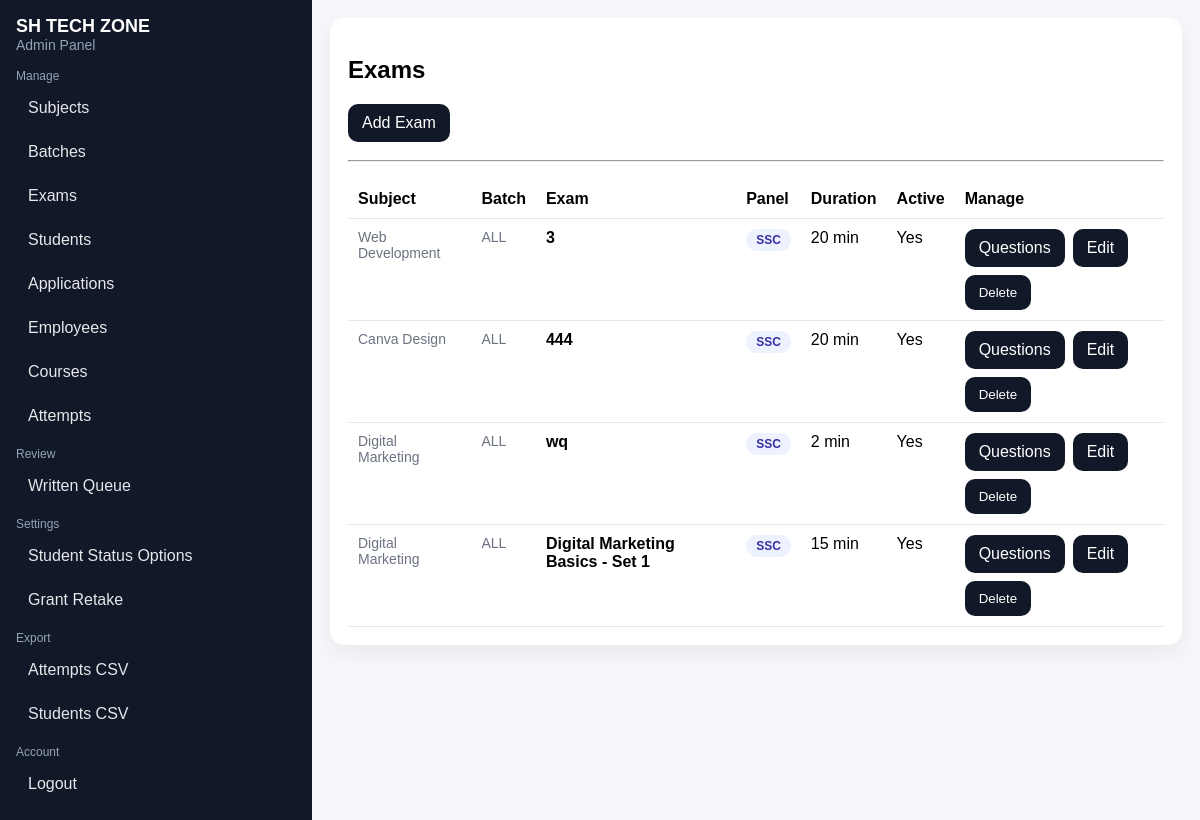
The app's page /admin/exams (signed in) with its own data.
### tables this page shows
CREATE TABLE exams (
        id INTEGER PRIMARY KEY AUTOINCREMENT,
        subject_id INTEGER,
        batch_id INTEGER,
        title TEXT NOT NULL,
        label TEXT NOT NULL DEFAULT 'SSC',
        duration_minutes INTEGER NOT NULL DEFAULT 20,
        is_active INTEGER NOT NULL DEFAULT 1,
        visibility TEXT NOT NULL DEFAULT 'approved', -- 'registered' or 'approved'
        created_at TEXT NOT NULL,
        FOREIGN KEY (subject_id) REFERENCES subjects(id),
        FOREIGN KEY (batch_id) REFERENCES batches(id)
    );

CREATE TABLE subjects (
        id INTEGER PRIMARY KEY AUTOINCREMENT,
        name TEXT UNIQUE NOT NULL,
        is_active INTEGER NOT NULL DEFAULT 1,
        image_path TEXT,
        description TEXT,
        created_at TEXT NOT NULL
    );

### app.py (the view)
@app.route("/admin/exams")
@staff_required
def admin_exams():
    conn = get_db()
    subjects = conn.execute("SELECT * FROM subjects ORDER BY id DESC").fetchall()
    batches = conn.execute(
        """SELECT b.*, s.name AS subject_name
           FROM batches b LEFT JOIN subjects s ON s.id=b.subject_id
           ORDER BY b.id DESC"""
    ).fetchall()
    exams = conn.execute(
        """SELECT e.*, s.name AS subject_name, b.name AS batch_name
           FROM exams e
           LEFT JOIN subjects s ON s.id=e.subject_id
           LEFT JOIN batches b ON b.id=e.batch_id
           ORDER BY e.id DESC"""
    ).fetchall()
    conn.close()
    return render_template("admin/exams.html", site_name=SITE_NAME, subjects=subjects, batches=batches, exams=exams)

### app.py (called while the page is built)
def get_db():
    conn = sqlite3.connect(DB_PATH)
    conn.row_factory = sqlite3.Row
    try:
        conn.execute("PRAGMA foreign_keys = ON")
    except Exception:
        pass
    return conn

def staff_required(fn):
    @wraps(fn)
    def wrapper(*args, **kwargs):
        if session.get("admin") or session.get("employee_id"):
            return fn(*args, **kwargs)
        return redirect(url_for("admin_login"))
    return wrapper

### templates/admin/exams.html
{% extends "admin/base.html" %}
{% block content %}
  <h2>Exams</h2>
  <a class="btn btn2" href="{{ url_for('admin_exam_add') }}">Add Exam</a>
  <hr style="margin:18px 0;"/>
  {% if exams %}
    <table>
      <thead>
        <tr>
          <th>Subject</th>
          <th>Batch</th>
          <th>Exam</th>
          <th>Panel</th>
          <th>Duration</th>
          <th>Active</th>
          <th>Manage</th>
        </tr>
      </thead>
      <tbody>
        {% for e in exams %}
          <tr>
            <td class="muted">{{ e.subject_name or '-' }}</td>
            <td class="muted">{{ e.batch_name or 'ALL' }}</td>
            <td><b>{{ e.title }}</b></td>
            <td><span class="pill">{{ e.label }}</span></td>
            <td>{{ e.duration_minutes }} min</td>
            <td>{{ "Yes" if e.is_active else "No" }}</td>
            <td style="display:flex; gap:8px; flex-wrap:wrap;">
              <a class="btn" href="{{ url_for('admin_questions', exam_id=e.id) }}">Questions</a>
              <a class="btn btn2" href="{{ url_for('admin_exam_edit', exam_id=e.id) }}">Edit</a>
              <form method="post" action="{{ url_for('admin_exam_delete', exam_id=e.id) }}" onsubmit="return confirm('Delete exam?');">
                <button class="btn btn3" type="submit">Delete</button>
              </form>
            </td>
          </tr>
        {% endfor %}
      </tbody>
    </table>
  {% else %}
    <p class="muted">No exams.</p>
  {% endif %}
{% endblock %}

### templates/admin/base.html (style rules this page uses)
body { font-family: Arial, sans-serif; margin: 0; background: #f6f7fb; }
.muted { color:#6b7280; font-size: 14px; }
a.btn, button.btn { display:inline-block; padding: 10px 14px; border-radius: 10px; border: 0; text-decoration:none; background:#111827; color:#fff; cursor:pointer; }
.btn2 { background:#2563eb; }
.btn3 { background:#dc2626; }
table { width:100%; border-collapse: collapse; }
th, td { text-align:left; padding:10px; border-bottom: 1px solid #e5e7eb; vertical-align: top; }
.pill { display:inline-block; padding: 4px 10px; border-radius: 999px; background:#eef2ff; color:#3730a3; font-weight:700; font-size:12px; }

### records on screen
exams: name "Web Development", batch_name "ALL", title "3", label "SSC", duration_minutes "20", is_active "Yes"
exams: name "Canva Design", batch_name "ALL", title "444", label "SSC", duration_minutes "20", is_active "Yes"
exams: name "Digital Marketing", batch_name "ALL", title "wq", label "SSC", duration_minutes "2", is_active "Yes"
exams: name "Digital Marketing", batch_name "ALL", title "Digital Marketing Basics - Set 1", label "SSC", duration_minutes "15", is_active "Yes"

### other values on screen
{{ site_name }} "SH TECH ZONE"
